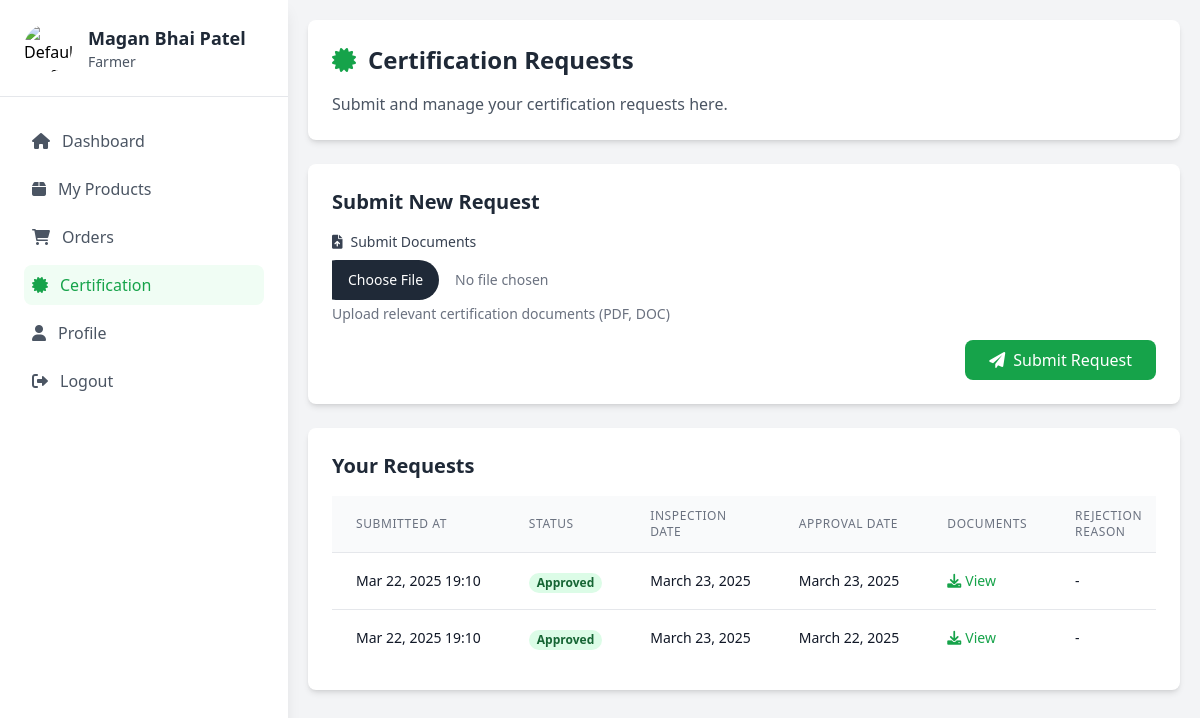
Before: /farmer/certification/ (signed in) with the older database file.
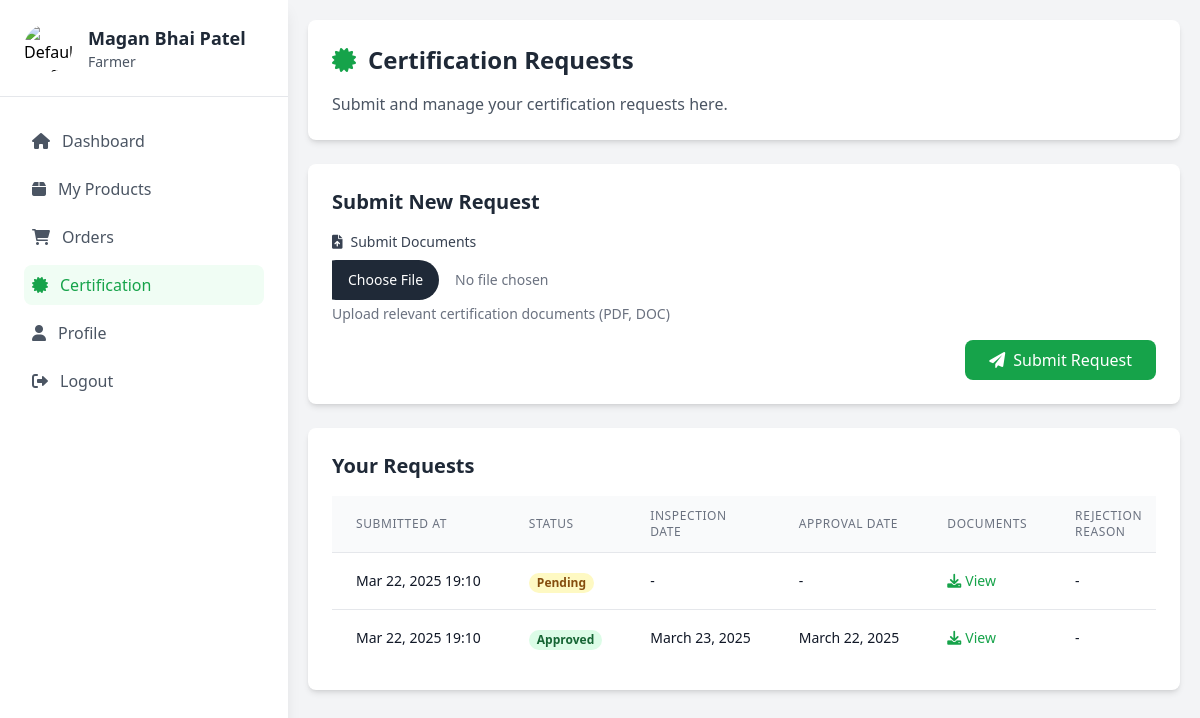
After: the same page with the newer database file.
### api/models.py (models this page shows, shortened)
class CertificationRequest(models.Model):
    farmer = models.ForeignKey(FarmerProfile, on_delete=models.CASCADE)
    submitted_documents = models.FileField(upload_to='certification_documents/')
    status = models.CharField(max_length=20, choices=[
        ('pending', 'Pending'),
        ('approved', 'Approved'),
        ('rejected', 'Rejected')
    ], default='pending')
    submitted_at = models.DateTimeField(default=timezone.now)
    inspection_date = models.DateField(null=True, blank=True)
    approval_date = models.DateField(null=True, blank=True)
    rejection_reason = models.TextField(blank=True, null=True)

### api/views.py (the view, shortened to what this page needs)
# urls.py: path('farmer/certification/', views.certification_request, name='certification_request'),
@login_required
def certification_request(request):
    if request.user.role != 'Farmer':
        messages.error(request, 'Only farmers can request certification.')
        return redirect('home')
    try:
        farmer_profile = FarmerProfile.objects.get(user=request.user)
        certification_requests = CertificationRequest.objects.filter(farmer=farmer_profile).order_by('-submitted_at')
    except FarmerProfile.DoesNotExist:
        messages.error(request, 'Please complete your farmer profile first.')
        return redirect('farmer_dashboard')
    context = {
        'certification_requests': certification_requests,
        'farmer_profile': farmer_profile,
    }
    return render(request, 'farmer/certification_request.html', context)

### templates/farmer/certification_request.html (shortened to what the changed rows need)
{% extends 'farmer/farmer_base.html' %}
{% block content %}
<div class="flex flex-col p-5">
    <div class="bg-white rounded-lg shadow-md p-6 mb-6">
        <div class="flex items-center mb-4">
            <h1 class="text-2xl font-semibold text-gray-800">Certification Requests</h1>
        </div>
    </div>
    <div class="bg-white rounded-lg shadow-md p-6 mb-6">
        <h2 class="text-xl font-semibold text-gray-800 mb-4">Submit New Request</h2>
    </div>
    <div class="bg-white rounded-lg shadow-md p-6">
        <h2 class="text-xl font-semibold text-gray-800 mb-4">Your Requests</h2>
        {% if certification_requests %}
        <div class="overflow-x-auto">
            <table class="min-w-full divide-y divide-gray-200">
                <thead class="bg-gray-50">
                    <tr>
                        <th class="px-6 py-3 text-left text-xs font-medium text-gray-500 uppercase tracking-wider">Submitted At</th>
                        <th class="px-6 py-3 text-left text-xs font-medium text-gray-500 uppercase tracking-wider">Status</th>
                        <th class="px-6 py-3 text-left text-xs font-medium text-gray-500 uppercase tracking-wider">Inspection Date</th>
                        <th class="px-6 py-3 text-left text-xs font-medium text-gray-500 uppercase tracking-wider">Approval Date</th>
                        <th class="px-6 py-3 text-left text-xs font-medium text-gray-500 uppercase tracking-wider">Documents</th>
                        <th class="px-6 py-3 text-left text-xs font-medium text-gray-500 uppercase tracking-wider">Rejection Reason</th>
                    </tr>
                </thead>
                <tbody class="bg-white divide-y divide-gray-200">
                    {% for request in certification_requests %}
                    <tr>
                        <td class="px-6 py-4 whitespace-nowrap text-sm text-gray-900">
                            {{ request.submitted_at|date:"M d, Y H:i" }}
                        </td>
                        <td class="px-6 py-4 whitespace-nowrap">
                            <span class="px-2 inline-flex text-xs leading-5 font-semibold rounded-full
                                {% if request.status == 'pending' %}bg-yellow-100 text-yellow-800
                                {% elif request.status == 'approved' %}bg-green-100 text-green-800
                                {% else %}bg-red-100 text-red-800{% endif %}">
                                {{ request.status|title }}
                            </span>
                        </td>
                        <td class="px-6 py-4 whitespace-nowrap text-sm text-gray-900">
                            {{ request.inspection_date|default:"-" }}
                        </td>
                        <td class="px-6 py-4 whitespace-nowrap text-sm text-gray-900">
                            {{ request.approval_date|default:"-" }}
                        </td>
                        <td class="px-6 py-4 whitespace-nowrap text-sm text-gray-900">
                            <a href="{{ request.submitted_documents.url }}" target="_blank" class="text-green-600 hover:text-green-800">
                                <i class="fas fa-download mr-1"></i>View
                            </a>
                        </td>
                        <td class="px-6 py-4 whitespace-nowrap text-sm text-gray-900">
                            {{ request.rejection_reason|default:"-" }}
                        </td>
                    </tr>
                    {% endfor %}
                </tbody>
            </table>
        </div>
        {% else %}
        <p class="text-gray-500 text-center py-4">No certification requests found.</p>
        {% endif %}
    </div>
</div>
{% endblock %}

Changed rows visible on the page:
changed CertificationRequest: status "Approved" → "Pending"; inspection_date "March 23, 2025" → "-"; approval_date "March 23, 2025" → "-"
